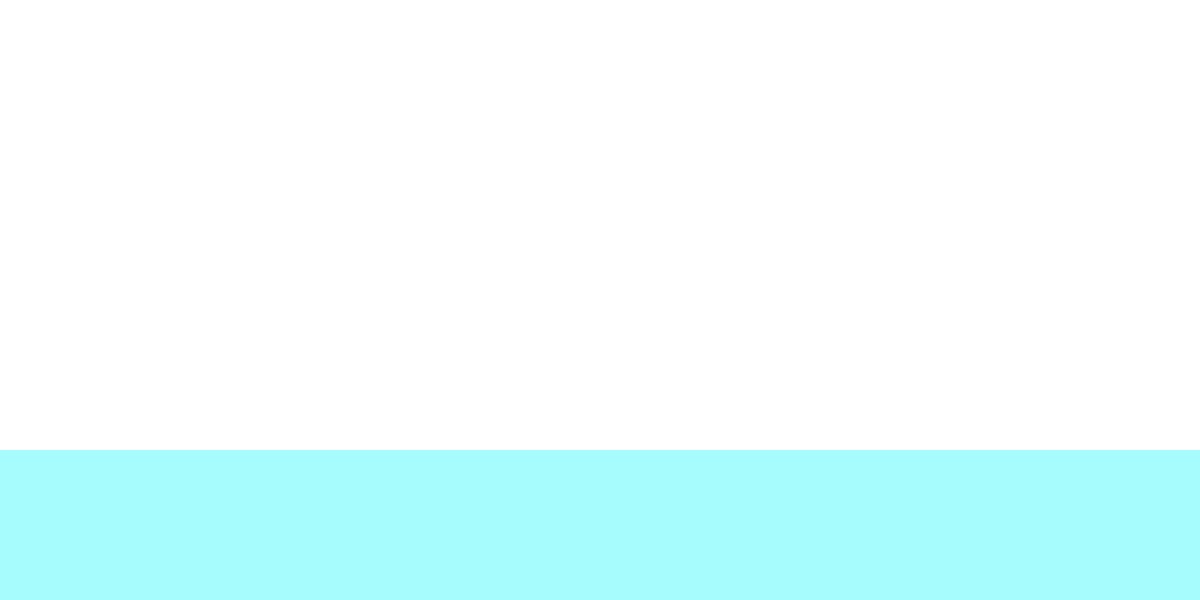
Frame 1 (no input)
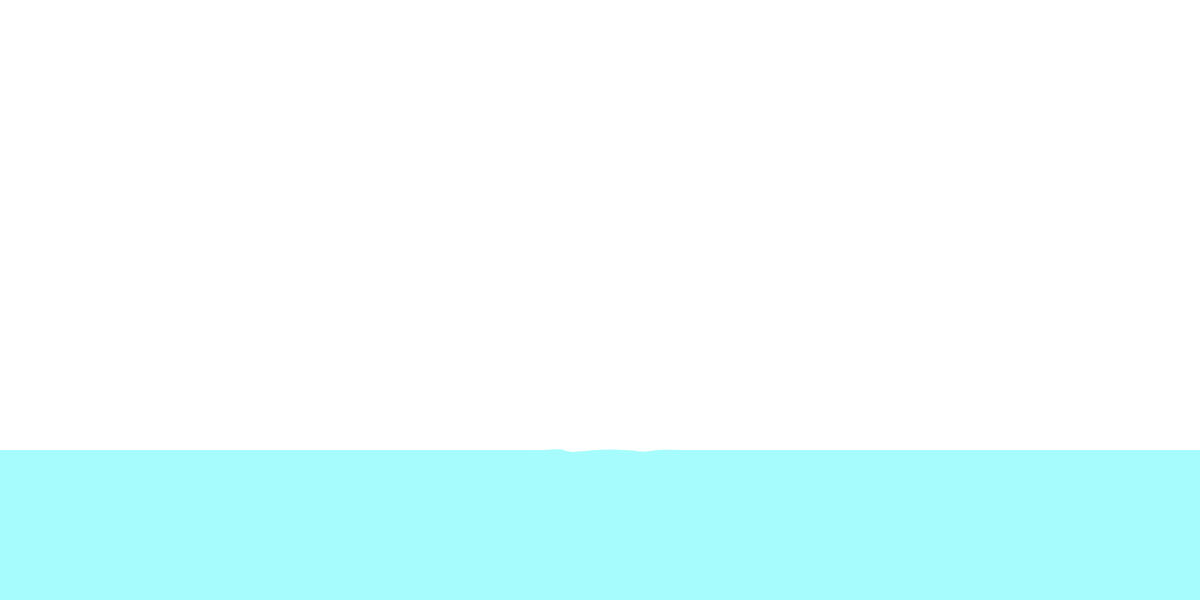
Frame 60 (the mouse pressed at the canvas centre just before this capture)
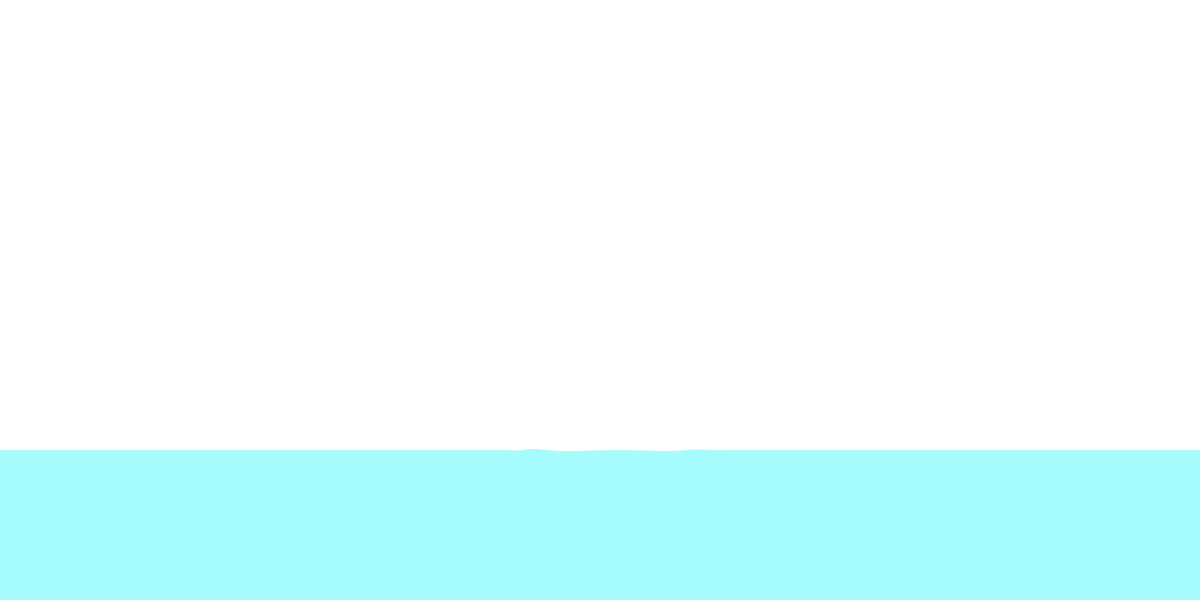
Frame 120 (the mouse held since frame 60 and released just before this capture)

The Processing sketch that drew these frames (run headless with seeded random() and noise(); from frame 60 on, the mouse is pressed at the canvas centre):

// Processing sketch: sketch_6_5
// ── sketch_6_5.pde
Water surface;

void setup()
{
    size(2000,1000);
    surface = new Water();
}

void draw()
{
    background(255);
    surface.display();
}
// ── MSD.pde
class MSD
{
  PVector location;
  float yPos;
  float level;
  float velocity;
  float acceleration;
  float force;
  float mass;
  float spring;
  float damper;
  float size;
  
  public MSD(float xPos, float yPos_, float mass_, float spring_, float damper_, float force_, float size_)
  {
      location = new PVector(xPos,yPos_);
      yPos = yPos_;
      level = 0;
      velocity = 0;
      acceleration = 0;
      mass = mass_;
      spring = spring_;
      damper = damper_;
      force = force_;
      size = size_;
  }
  
  void run(float f1, float f2)
  {
      display();
      update(f1,f2);
  }
  
  void display()
  {
      //noStroke();
      //fill(0);
      //ellipse(location.x,location.y,size,size);
      vertex(location.x,location.y);
  }
  
  void update(float f1, float f2)
  {
      force = -force + f1 + f2;
      acceleration = force/mass;
      velocity += acceleration;
      level += velocity;
      location.y = level + yPos;
      force = velocity*damper + level*spring;
  }
}
// ── Water.pde
class Water
{
    MSD[] droplets;
    
    float yPos;
    float mass;
    float spring;
    float damper;
    float force;
    float size;
    
    
    public Water()
    {
        mass = 5;
        spring = 0.2;
        damper = 0.2;
        force = 0;
        size = 10;
        droplets = new MSD[int(width/size)];
        yPos = height - height/4;
        fillArray();
    }
    
    void fillArray()
    {
        int x = int(size/2);
        for (int i = 0; i < droplets.length; i++)
        {    
            if (i == int(droplets.length/2))
            {
                droplets[i] = new MSD(x,yPos,mass,spring,damper,25,size);
            }
            else
            {
                droplets[i] = new MSD(x,yPos,mass,spring,damper,force,size);
            }
            x += size;
        }
    }
    
    void display()
    {
        noStroke();
        fill(#A6FCFC);
        beginShape();
        vertex(0,height);
        vertex(0,yPos);
        
        for (int i = 0; i < droplets.length; i++)
        {
            if (i == 0)
            {
                droplets[i].run(0,(droplets[i+1].level-droplets[i].level)*spring);
            }
            else if (i < droplets.length -1)
            {
                droplets[i].run((droplets[i-1].level-droplets[i].level)*spring,(droplets[i+1].level-droplets[i].level)*spring);
            }
            else if (i == droplets.length - 1)
            {
                droplets[i].run((droplets[i-1].level-droplets[i].level)*spring,0);
            }
        }
        vertex(width,yPos);
        vertex(width,height);
        endShape();
    }
}
